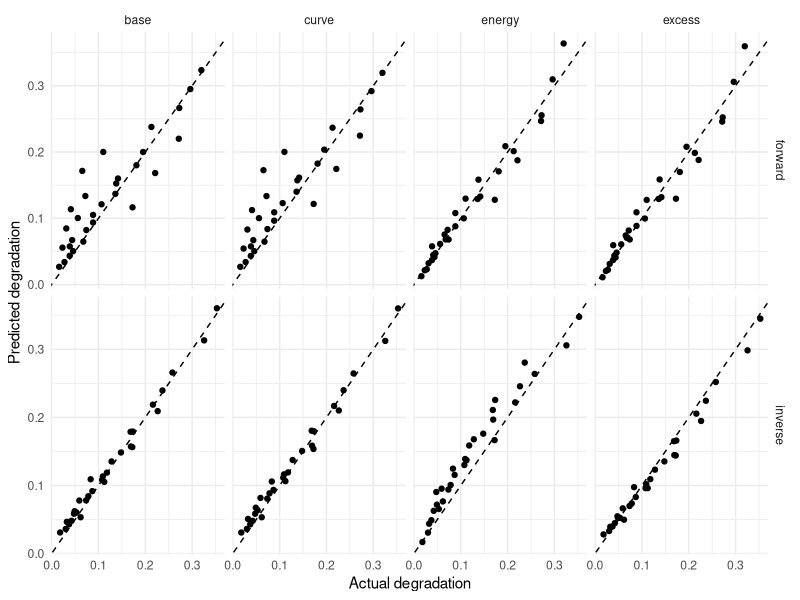

Here is the R script that generated this plot:
library(tidyverse)
library(readxl)
library(broom)

frozen_model = read.csv("../results/frozen_model_coefficients.csv")

holdout_energy = read.csv("../results/holdout_yeo_metrics.csv")
holdout_curvature = read.csv("../results/holdout_yeo_curvature.csv")

holdout_results = read_excel("../results/holdout_yeo.xlsx")

Averaged = holdout_results %>%
  group_by(transform, strength, n, 
           observed_representation, 
           signal_representation
           ) %>%
  summarize(
    mean_r2 = mean(r2_test),
    .groups = "drop"
  )

HoldoutDegrade = Averaged %>%
  pivot_wider(
    names_from = observed_representation,
    values_from = mean_r2
  ) %>%
  mutate(
    direction = if_else(
      signal_representation == "transformed",
      "forward",
      "inverse"
    ),
    
    degradation = if_else(
      signal_representation == "transformed",
      transformed - base,
      base - transformed
    )
  ) 

HoldoutDegrade = HoldoutDegrade %>%
  left_join(
    holdout_energy,
    by = c("transform", "strength")
  ) %>%
  left_join(
    holdout_curvature,
    by = c("transform", "strength")
  ) 

HoldoutDegrade = HoldoutDegrade %>%
  mutate(
    nonlinear_energy = 1 - energy1,
    energy3plus = 1-energy1-energy2
  ) %>%
  mutate(
    inv_nonlinear_energy = 1 - inv_energy1,
    inv_energy3plus = 1 - inv_energy1 - inv_energy2
  )

predict_frozen = function(data, coef_table, model_name) {
  
  coefs = coef_table %>%
    filter(model == model_name)
  
  prediction = rep(0, nrow(data))
  
  for (i in 1:nrow(coefs)) {
    
    term = coefs$term[i]
    beta = coefs$estimate[i]
    
    if (term == "(Intercept)") {
      
      prediction = prediction + beta
      
    } else if (term == "log(n)") {
      
      prediction = prediction + beta * log(data$n)
      
    } else if (str_detect(term, ":")) {
      
      pieces = str_split(term, ":", simplify = TRUE)
      
      x1 = if (pieces[1] == "log(n)") {
        log(data$n)
      } else {
        data[[pieces[1]]]
      }
      
      x2 = if (pieces[2] == "log(n)") {
        log(data$n)
      } else {
        data[[pieces[2]]]
      }
      
      prediction = prediction + beta * x1 * x2
      
    } else {
      
      prediction = prediction + beta * data[[term]]
      
    }
  }
  
  prediction
}

ForwardHoldout = HoldoutDegrade %>%
  filter(direction == "forward")

InverseHoldout = HoldoutDegrade %>%
  filter(direction == "inverse")

ForwardHoldout$pred_base =
  predict_frozen(ForwardHoldout, frozen_model, "forward_base")

ForwardHoldout$pred_energy =
  predict_frozen(ForwardHoldout, frozen_model, "forward_energy")

ForwardHoldout$pred_excess =
  predict_frozen(ForwardHoldout, frozen_model, "forward_excess")

ForwardHoldout$pred_curve =
  predict_frozen(ForwardHoldout, frozen_model, "forward_curve")

InverseHoldout$pred_base =
  predict_frozen(InverseHoldout, frozen_model, "inverse_base")

InverseHoldout$pred_energy =
  predict_frozen(InverseHoldout, frozen_model, "inverse_energy")

InverseHoldout$pred_excess =
  predict_frozen(InverseHoldout, frozen_model, "inverse_excess")

InverseHoldout$pred_curve =
  predict_frozen(InverseHoldout, frozen_model, "inverse_curve")

HoldoutPredictions = bind_rows(
  ForwardHoldout,
  InverseHoldout
)

HoldoutComparison = HoldoutPredictions %>%
  pivot_longer(
    cols = starts_with("pred_"),
    names_to = "model",
    values_to = "prediction"
  ) %>%
  mutate(
    model = str_remove(model, "pred_")
  )

HoldoutMetrics = HoldoutComparison %>%
  group_by(direction, model) %>%
  summarize(
    rmse = sqrt(mean((degradation - prediction)^2)),
    mae = mean(abs(degradation - prediction)),
    r2 = 1 - sum((degradation - prediction)^2) /
      sum((degradation - mean(degradation))^2),
    correlation = cor(degradation, prediction),
    .groups = "drop"
  )

HoldoutMetrics

ggplot(
  HoldoutComparison,
  aes(x = degradation, y = prediction)
) +
  geom_point() +
  geom_abline(
    intercept = 0,
    slope = 1,
    linetype = "dashed"
  ) +
  facet_grid(direction ~ model, scales = "free") +
  labs(
    x = "Actual degradation",
    y = "Predicted degradation"
  ) +
  theme_minimal()
